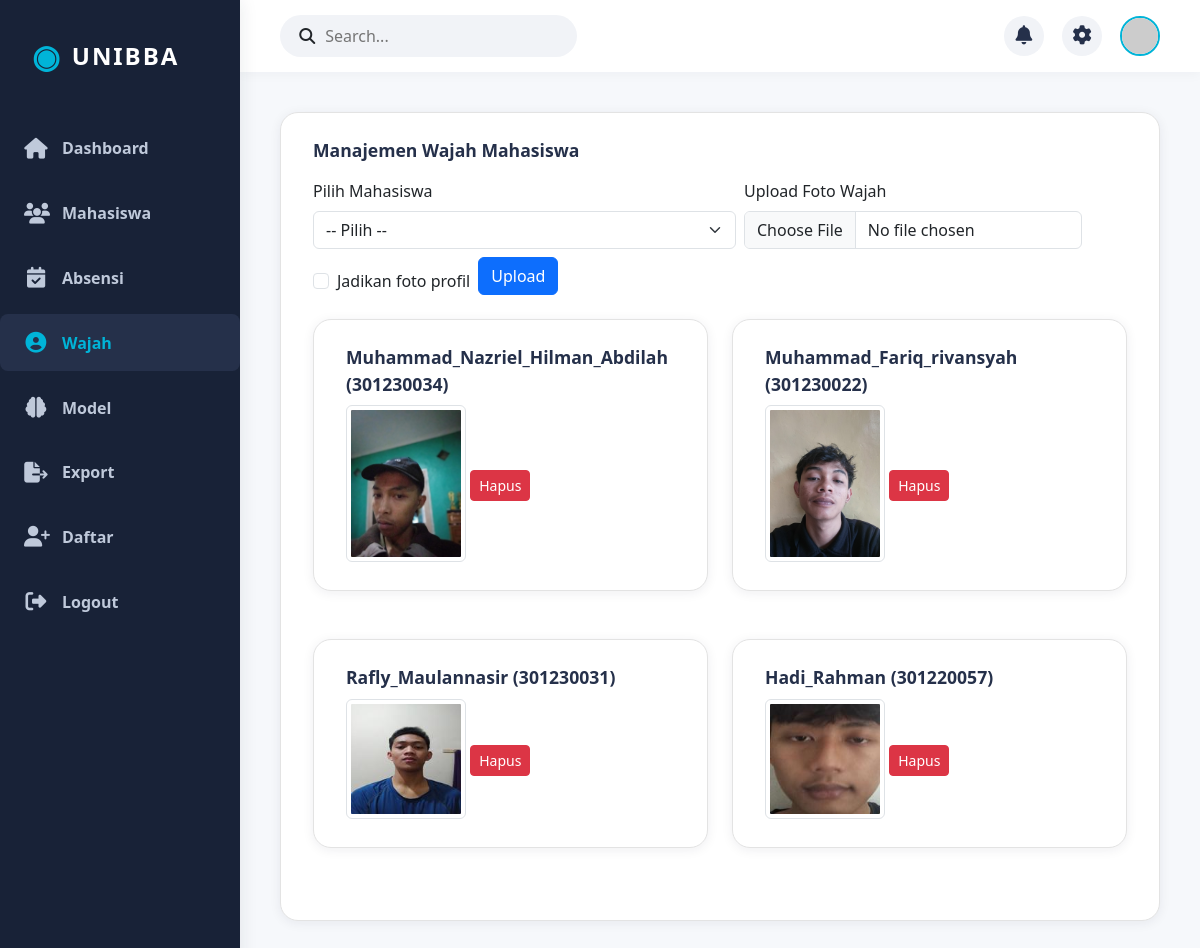
/admin/faces (signed in), run on the app's committed database.
### tables this page shows
CREATE TABLE users (
            id INTEGER PRIMARY KEY AUTOINCREMENT,
            nama TEXT NOT NULL,
            nim TEXT NOT NULL,
            prodi TEXT NOT NULL,
            semester TEXT NOT NULL,
            universitas TEXT NOT NULL
        );

### app.py (the view, shortened to what this page needs)
@app.route('/admin/faces', methods=['GET', 'POST'])
@login_required('admin')
def admin_faces():
    conn = get_db_connection()
    users = conn.execute('SELECT * FROM users').fetchall()
    conn.close()
    message = None
    faces_data = []
    for u in users:
        upload_folder = os.path.join('static', 'uploads', u['nama'])
        profile_path = os.path.join(upload_folder, 'profile.jpg')
        if os.path.exists(profile_path):
            images = ['profile.jpg']
        else:
            all_imgs = sorted([os.path.basename(f) for f in glob.glob(os.path.join(upload_folder, '*.jpg'))])
            images = all_imgs[:1] if all_imgs else []
        faces_data.append({'user': u, 'images': images})
    return render_template('admin_faces.html', menu='faces', faces_data=faces_data, users=users)

### app.py (called while the page is built)
def login_required(role=None):
    def decorator(f):
        @wraps(f)
        def decorated_function(*args, **kwargs):
            if 'user_id' not in session or (role and session.get('role') != role):
                return redirect(url_for('login'))
            return f(*args, **kwargs)
        return decorated_function
    return decorator

### db.py (called while the page is built)
def get_db_connection():
    conn = sqlite3.connect('database.db')
    conn.row_factory = sqlite3.Row
    return conn

### templates/admin_faces.html (shortened to what this page needs)
{% extends 'admin_base.html' %}
{% block content %}
<div class="admin-card mb-4">
    <div class="admin-card-title mb-2">Manajemen Wajah Mahasiswa</div>
    <form action="{{ url_for('admin_faces') }}" method="post" enctype="multipart/form-data" class="row g-2 align-items-end mb-3">
        <div class="col-auto">
            <label for="user_id" class="form-label">Pilih Mahasiswa</label>
            <select name="user_id" id="user_id" class="form-select" required>
                <option value="">-- Pilih --</option>
            </select>
        </div>
        <div class="col-auto">
            <label for="photo" class="form-label">Upload Foto Wajah</label>
            <input type="file" name="photo" id="photo" class="form-control" accept="image/*" required>
        </div>
        <div class="col-auto">
            <div class="form-check">
                <input class="form-check-input" type="checkbox" name="is_profile" id="is_profile">
                <label class="form-check-label" for="is_profile">Jadikan foto profil</label>
            </div>
        </div>
        <div class="col-auto">
            <button type="submit" class="btn btn-primary">Upload</button>
        </div>
    </form>
    <div class="row">
        {% for item in faces_data %}
        <div class="col-md-6 mb-4">
            <div class="admin-card">
                <div class="admin-card-title">{{ item.user['nama'] }} ({{ item.user['nim'] }})</div>
                <div>
                    {% if item.images %}
                        <div class="d-flex flex-wrap gap-2">
                            {% for img in item.images %}
                                <div class="text-center">
                                    <img src="{{ url_for('static', filename='uploads/' ~ item.user['nama'] ~ '/' ~ img) }}" alt="{{ img }}" width="120" class="img-thumbnail mb-1">
                                    <form action="#" method="post" style="display:inline;">
                                        <button type="submit" class="btn btn-sm btn-danger">Hapus</button>
                                    </form>
                                </div>
                            {% endfor %}
                        </div>
                    {% else %}
                        <span class="text-muted">Belum ada foto wajah.</span>
                    {% endif %}
                </div>
            </div>
        </div>
        {% endfor %}
    </div>
</div>
{% endblock %}

### templates/admin_base.html (shortened to what this page needs)
<!DOCTYPE html>
<html lang="id">
<head>
    <link rel="stylesheet" href="https://cdn.jsdelivr.net/npm/bootstrap@5.3.2/dist/css/bootstrap.min.css">
    <link rel="stylesheet" href="{{ url_for('static', filename='css/style.css') }}">
</head>
<body>
<div class="admin-sidebar" id="adminSidebar">
    <div class="brand">
        <span style="font-size:2rem;color:#00b4d8;">&#9673;</span> <span class="sidebar-label">UNIBBA</span>
    </div>
    <ul class="nav">
        <li><a href="{{ url_for('admin_dashboard') }}" class="nav-link {% if menu == 'dashboard' %}active{% endif %}"><span class="nav-icon"><i class="fas fa-home"></i></span><span class="sidebar-label">Dashboard</span></a></li>
        <li><a href="{{ url_for('admin_users') }}" class="nav-link {% if menu == 'users' %}active{% endif %}"><span class="nav-icon"><i class="fas fa-users"></i></span><span class="sidebar-label">Mahasiswa</span></a></li>
        <li><a href="{{ url_for('admin_attendance') }}" class="nav-link {% if menu == 'attendance' %}active{% endif %}"><span class="nav-icon"><i class="fas fa-calendar-check"></i></span><span class="sidebar-label">Absensi</span></a></li>
        <li><a href="{{ url_for('admin_faces') }}" class="nav-link {% if menu == 'faces' %}active{% endif %}"><span class="nav-icon"><i class="fas fa-user-circle"></i></span><span class="sidebar-label">Wajah</span></a></li>
        <li><a href="{{ url_for('admin_model') }}" class="nav-link {% if menu == 'model' %}active{% endif %}"><span class="nav-icon"><i class="fas fa-brain"></i></span><span class="sidebar-label">Model</span></a></li>
        <li><a href="{{ url_for('admin_export') }}" class="nav-link {% if menu == 'export' %}active{% endif %}"><span class="nav-icon"><i class="fas fa-file-export"></i></span><span class="sidebar-label">Export</span></a></li>
        <li><a href="{{ url_for('register') }}" class="nav-link {% if menu == 'register' %}active{% endif %}"><span class="nav-icon"><i class="fas fa-user-plus"></i></span><span class="sidebar-label">Daftar</span></a></li>
        <li><a href="{{ url_for('logout') }}" class="nav-link"><span class="nav-icon"><i class="fas fa-sign-out-alt"></i></span><span class="sidebar-label">Logout</span></a></li>
    </ul>
</div>
<div class="admin-header" id="adminHeader">
    <div class="search-box">
        <i class="fas fa-search"></i>
        <input type="text" placeholder="Search...">
    </div>
    <div class="header-actions">
        <button class="icon-btn"><i class="fas fa-bell"></i></button>
        <button class="icon-btn"><i class="fas fa-cog"></i></button>
        <img src="https://randomuser.me/api/portraits/men/32.jpg" class="avatar" alt="Admin">
    </div>
</div>
<div class="admin-main" id="adminMain">
    {% block content %}{% endblock %}
</div>
</body>
</html>

### static/css/style.css (style rules this page uses)
.fade-in, .slide-up, .smooth-transition, .card, .btn, .sidebar, .modal, .alert, .widget, .fab, .header-bar { transition: all 0.25s cubic-bezier(.4,0,.2,1) !important; }
:root { --primary-soft: #00b4d8; --primary-grad: linear-gradient(135deg, #00b4d8 0%, #48cae4 100%); --secondary-soft: #f1f1f1; --danger-soft: #ffb3b3; --success-soft: #b2f0e6; --glass-bg: rgba(255,255,255,0.7); --glass-dark: rgba(34,34,51,0.85); }
.smooth-transition, .card, .btn, .sidebar, .modal, .alert { transition: all 0.25s cubic-bezier(.4,0,.2,1) !important; }
.admin-sidebar { min-height: 100vh; background: #182237; color: #fff; width: 240px; position: fixed; left: 0; top: 0; bottom: 0; z-index: 100; transition: width 0.3s; box-shadow: 2px 0 16px rgba(24,34,55,0.08); }
.admin-sidebar .brand { font-size: 1.5rem; font-weight: 900; letter-spacing: 0.08em; padding: 2rem 1.5rem 1rem 2rem; display: flex; align-items: center; gap: 10px; }
.admin-sidebar .nav { flex-direction: column; gap: 0.5rem; margin-top: 1.5rem; }
.admin-sidebar .nav-link { color: #bfc9da; font-weight: 600; border-radius: 8px; padding: 0.8rem 1.5rem; display: flex; align-items: center; gap: 14px; transition: background 0.2s, color 0.2s; }
.admin-sidebar .nav-link.active, .admin-sidebar .nav-link:hover { background: #25304a; color: #00b4d8; }
.admin-sidebar .nav-icon { font-size: 1.3rem; width: 24px; text-align: center; }
.admin-header { margin-left: 240px; height: 72px; background: #fff; box-shadow: 0 2px 12px rgba(24,34,55,0.04); display: flex; align-items: center; justify-content: space-between; padding: 0 2.5rem; position: sticky; top: 0; z-index: 90; transition: margin-left 0.3s; }
.admin-header .search-box { background: #f1f3f7; border-radius: 24px; padding: 0.5rem 1.2rem; display: flex; align-items: center; gap: 8px; min-width: 260px; }
.admin-header .search-box input { border: none; background: transparent; outline: none; width: 100%; }
.admin-header .header-actions { display: flex; align-items: center; gap: 18px; }
.admin-header .icon-btn { background: #f1f3f7; border: none; border-radius: 50%; width: 40px; height: 40px; display: flex; align-items: center; justify-content: center; font-size: 1.2rem; color: #25304a; transition: background 0.2s; }
.admin-header .avatar { width: 40px; height: 40px; border-radius: 50%; object-fit: cover; border: 2px solid #00b4d8; }
.admin-main { margin-left: 240px; padding: 2.5rem 2.5rem 2.5rem 2.5rem; min-height: 100vh; background: #f6f8fb; transition: margin-left 0.3s; }
.admin-card { background: #fff; border-radius: 18px; box-shadow: 0 2px 12px rgba(24,34,55,0.07); padding: 1.5rem 2rem; margin-bottom: 1.5rem; transition: box-shadow 0.2s, transform 0.2s; border: 1.5px solid #e3e3e3; display: flex; flex-direction: column; gap: 0.5rem; }
.admin-card .admin-card-title { font-size: 1.1rem; font-weight: 700; color: #25304a; }

### data on the page
users: user.nama "Muhammad_Nazriel_Hilman_Abdilah", user.nim "301230034", nama (picture)
users: user.nama "Muhammad_Fariq_rivansyah", user.nim "301230022", nama (picture)
users: user.nama "Rafly_Maulannasir", user.nim "301230031", nama (placeholder picture)
users: user.nama "Hadi_Rahman", user.nim "301220057", nama (picture)
